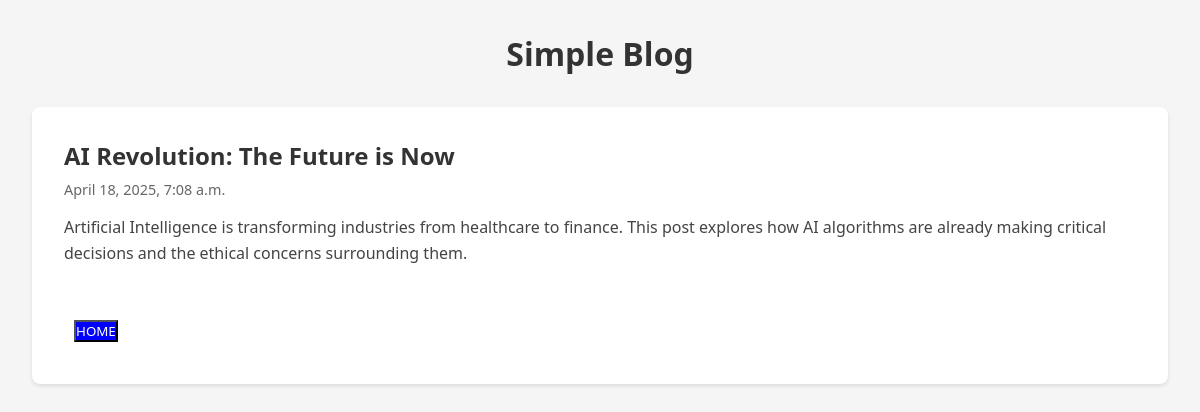
/post/1, run on the app's committed database.
### posts/models.py (models this page shows)
class Post(models.Model):
    title = models.CharField(max_length=50)
    body = models.TextField(max_length=3_000_000_000)
    created_at = models.DateTimeField(auto_now_add=True)

### posts/views.py (the view)
# urls.py: path("post/<str:pk>", views.post, name="post"),
def post(request, pk):
    post = Post.objects.get(pk=pk)
    return render(request, "post.html", {"post": post})

### templates/post.html (shortened to what this page needs)
<!DOCTYPE html>
<html lang="en">
  <head>
  </head>
  <body>
    <div class="container">
      <h1>Simple Blog</h1>
      <div class="post-container">
        <div class="post">
          <h2 class="post-title">{{ post.title }}</h2>
          <div class="post-date">{{post.created_at}}</div>
          <p class="post-body">{{ post.body}}</p>
          <br /><br />
          <a href="/"><button>HOME</button></a>
        </div>
      </div>
    </div>
  </body>
</html>

### templates/post.html (style rules this page uses)
* { margin: 0; padding: 0; box-sizing: border-box; font-family: "Segoe UI", Tahoma, Geneva, Verdana, sans-serif; }
body { background-color: #f5f5f5; padding: 2rem; }
.container { max-width: 1200px; margin: 0 auto; }
.post-container { display: flex; flex-direction: column; gap: 2rem; }
.post { background-color: white; padding: 2rem; border-radius: 8px; box-shadow: 0 2px 4px rgba(0, 0, 0, 0.1); transition: transform 0.2s; }
.post-title { color: #333; margin-bottom: 0.5rem; }
.post-date { color: #666; font-size: 0.9rem; margin-bottom: 1rem; }
.post-body { color: #444; line-height: 1.6; }
h1 { text-align: center; margin-bottom: 2rem; color: #333; }
a { text-decoration: none; }
button { background-color: blue; color: white; margin: 10px; }

### data on the page
Post: title "AI Revolution: The Future is Now", created_at "April 18, 2025, 7:08 a.m.", body "Artificial Intelligence is transforming industries from healthcare to finance. This post explores how AI algorithms are already making critical decisions and the ethical concerns surrounding them."
